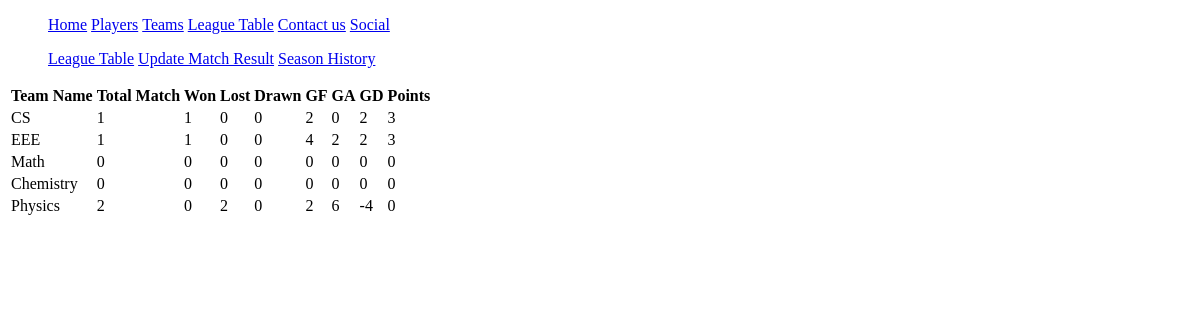
The page /league/ on the database as committed earlier.
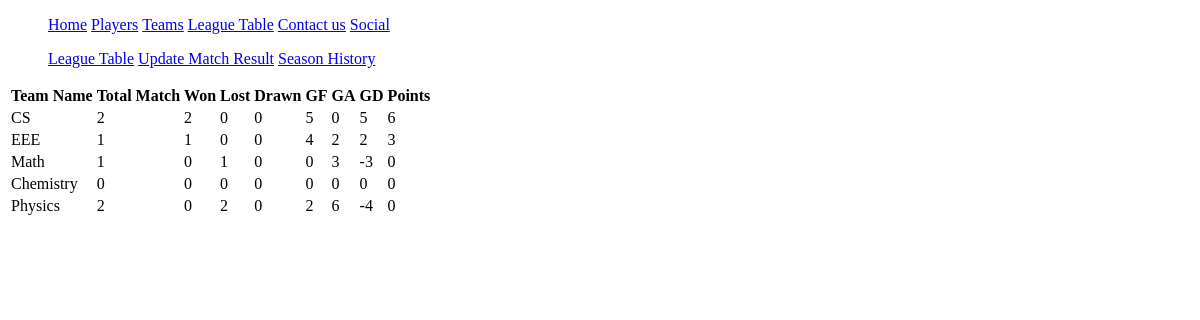
The same page on the database as committed later.
### leaguestat/models.py (models this page shows)
class LeagueTable(models.Model):
    teamName = models.ForeignKey(Team, on_delete=models.CASCADE)
    totalMatch = models.PositiveIntegerField(default=0)
    won = models.PositiveIntegerField(default=0)
    lost =models.PositiveIntegerField(default=0)
    drawn = models.PositiveIntegerField(default=0)
    gf = models.PositiveIntegerField(default=0)
    ga = models.PositiveIntegerField(default=0)
    gd = models.IntegerField(default=0)
    points = models.PositiveIntegerField(default=0)

### team/models.py (models this page shows, shortened)
class Team(models.Model):
    teamID = models.PositiveIntegerField(unique=True)
    teamName = models.CharField(max_length=100,unique=True)
    managerName = models.CharField(max_length=100)
    teamSponsor = models.CharField(max_length=100)

### leaguestat/views.py (the view)
# urls.py: path('', views.league_table, name="league_table"),
def league_table(request):
    context = {}
    context["table"] = LeagueTable.objects.all().order_by('-points')
    return render(request, "leaguestat/league_table.html",context)

### leaguestat/templates/leaguestat/league_table.html (shortened to what this page needs)
{% extends "base.html" %}
{% block content %}
    {% include 'leaguestat/leaguestat_navbar.html' %}
    <table class="table table-bordered table-dark">
    <tr>
        <th>Team Name</th>
        <th>Total Match</th>
        <th>Won</th>
        <th>Lost</th>
        <th>Drawn</th>
        <th>GF</th>
        <th>GA</th>
        <th>GD</th>
        <th>Points</th>
    </tr>
    {% for d in table %}
    <tr>
        <td>{{d.teamName.teamName}}</td>
        <td>{{d.totalMatch}}</td>
        <td>{{d.won}}</td>
        <td>{{d.lost}}</td>
        <td>{{d.drawn}}</td>
        <td>{{d.gf}}</td>
        <td>{{d.ga}}</td>
        <td>{{d.gd}}</td>
        <td>{{d.points}}</td>
        </tr>
        {% endfor %}
    </table>
{% endblock content %}

Rows that differ between the two databases and show on the page:
changed LeagueTable "CS": totalMatch "1" → "2"; won "1" → "2"; gf "2" → "5"; gd "2" → "5"; points "3" → "6"
changed LeagueTable "Math": totalMatch "0" → "1"; lost "0" → "1"; ga "0" → "3"; gd "0" → "-3"
